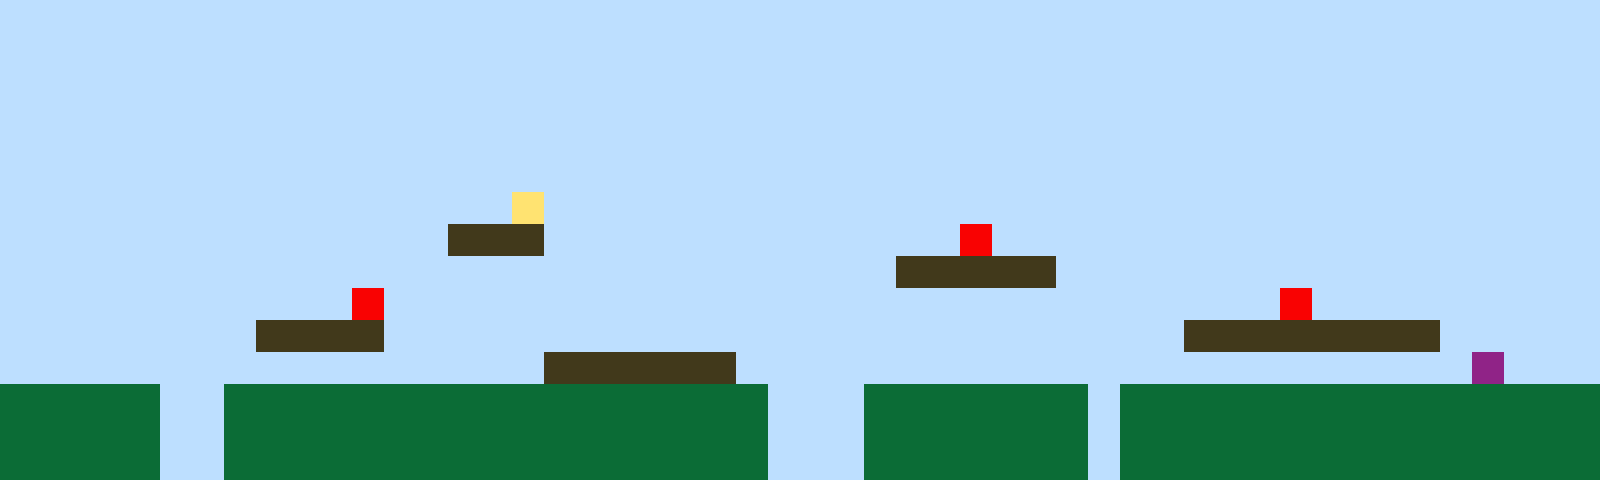

This game map was drawn from its Tiled (.tmx) file and the tilesets committed beside it. A one-line description and the full map source follow:
An orthogonal 50x15 tile map with 32x32 px tiles, 1 tile layer (Tile Layer 1).

<map version="1.10" tiledversion="1.11.2" orientation="orthogonal" renderorder="right-up" width="50" height="15" tilewidth="32" tileheight="32" infinite="0" nextlayerid="2" nextobjectid="1"><editorsettings><export target="map1.csv" format="csv" /></editorsettings><tileset firstgid="1" name="sprites" tilewidth="32" tileheight="32" tilecount="6" columns="3"><image source="sprites.png" width="96" height="64" /></tileset><layer id="1" name="Tile Layer 1" width="50" height="15"><data encoding="csv">1,1,1,1,1,1,1,1,1,1,1,1,1,1,1,1,1,1,1,1,1,1,1,1,1,1,1,1,1,1,1,1,1,1,1,1,1,1,1,1,1,1,1,1,1,1,1,1,1,1,1,1,1,1,1,1,1,1,1,1,1,1,1,1,1,1,1,1,1,1,1,1,1,1,1,1,1,1,1,1,1,1,1,1,1,1,1,1,1,1,1,1,1,1,1,1,1,1,1,1,1,1,1,1,1,1,1,1,1,1,1,1,1,1,1,1,1,1,1,1,1,1,1,1,1,1,1,1,1,1,1,1,1,1,1,1,1,1,1,1,1,1,1,1,1,1,1,1,1,1,1,1,1,1,1,1,1,1,1,1,1,1,1,1,1,1,1,1,1,1,1,1,1,1,1,1,1,1,1,1,1,1,1,1,1,1,1,1,1,1,1,1,1,1,1,1,1,1,1,1,1,1,1,1,1,1,1,1,1,1,1,1,1,1,1,1,1,1,1,1,1,1,1,1,1,1,1,1,1,1,1,1,1,1,1,1,1,1,1,1,1,1,1,1,1,1,1,1,1,1,1,1,1,1,1,1,1,1,1,1,1,1,1,1,1,1,1,1,1,1,1,1,1,1,1,1,1,1,1,1,1,1,1,1,1,1,1,1,1,1,1,1,1,1,1,1,1,1,1,1,1,1,1,1,1,1,1,1,1,1,1,1,1,1,1,1,4,1,1,1,1,1,1,1,1,1,1,1,1,1,1,1,1,1,1,1,1,1,1,1,1,1,1,1,1,1,1,1,1,1,1,1,1,1,1,1,1,1,1,1,1,1,1,1,3,3,3,1,1,1,1,1,1,1,1,1,1,1,1,1,5,1,1,1,1,1,1,1,1,1,1,1,1,1,1,1,1,1,1,1,1,1,1,1,1,1,1,1,1,1,1,1,1,1,1,1,1,1,1,1,1,1,1,1,1,1,1,1,3,3,3,3,3,1,1,1,1,1,1,1,1,1,1,1,1,1,1,1,1,1,1,1,1,1,1,1,1,1,1,1,1,5,1,1,1,1,1,1,1,1,1,1,1,1,1,1,1,1,1,1,1,1,1,1,1,1,1,1,1,1,5,1,1,1,1,1,1,1,1,1,1,1,1,1,1,1,1,1,3,3,3,3,1,1,1,1,1,1,1,1,1,1,1,1,1,1,1,1,1,1,1,1,1,1,1,1,1,3,3,3,3,3,3,3,3,1,1,1,1,1,1,1,1,1,1,1,1,1,1,1,1,1,1,1,1,1,1,3,3,3,3,3,3,1,1,1,1,1,1,1,1,1,1,1,1,1,1,1,1,1,1,1,1,1,1,1,6,1,1,1,2,2,2,2,2,1,1,2,2,2,2,2,2,2,2,2,2,2,2,2,2,2,2,2,1,1,1,2,2,2,2,2,2,2,1,2,2,2,2,2,2,2,2,2,2,2,2,2,2,2,2,2,2,2,2,1,1,2,2,2,2,2,2,2,2,2,2,2,2,2,2,2,2,2,1,1,1,2,2,2,2,2,2,2,1,2,2,2,2,2,2,2,2,2,2,2,2,2,2,2,2,2,2,2,2,1,1,2,2,2,2,2,2,2,2,2,2,2,2,2,2,2,2,2,1,1,1,2,2,2,2,2,2,2,1,2,2,2,2,2,2,2,2,2,2,2,2,2,2,2</data></layer></map>
